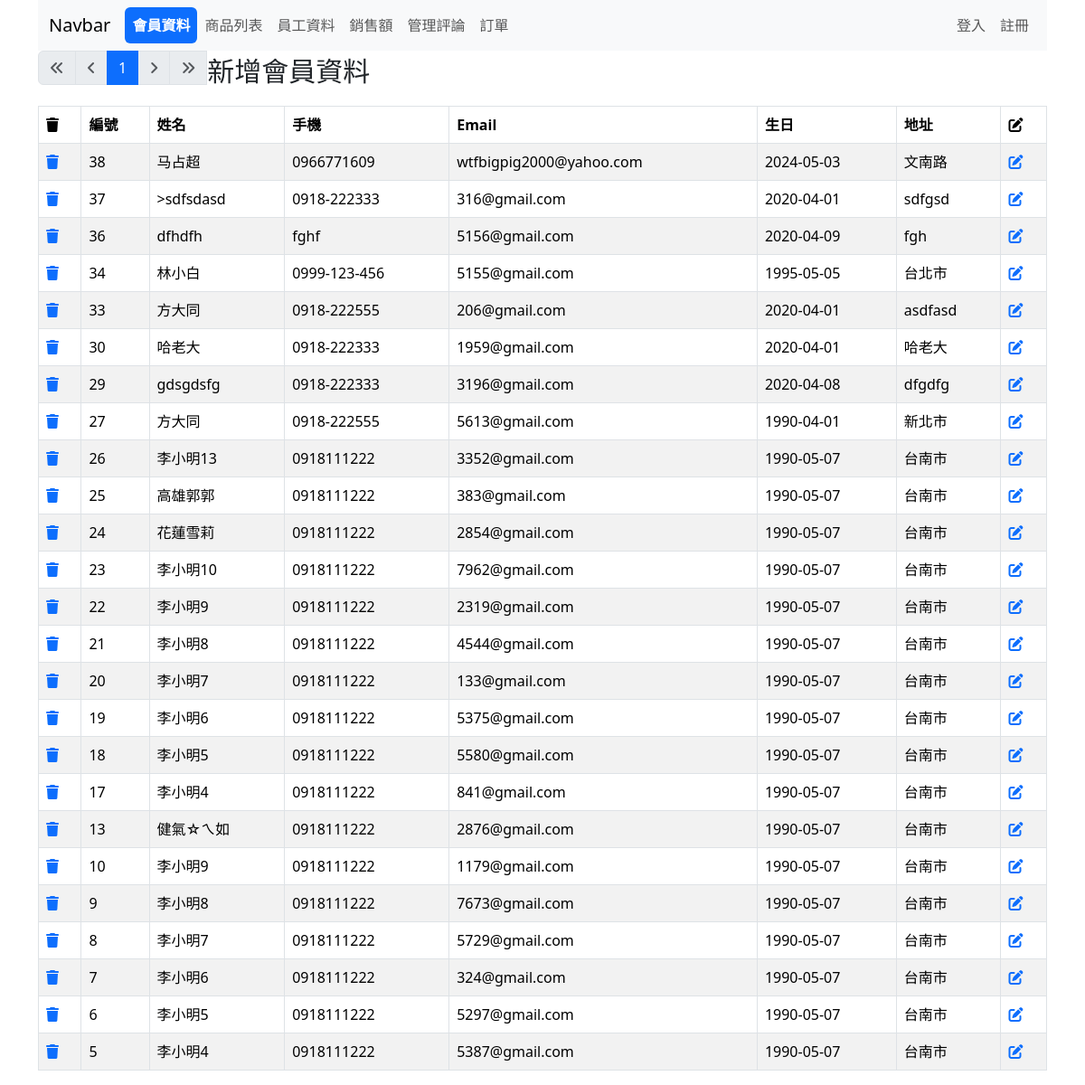
Page /list.php on the committed database.
### tables this page shows
CREATE TABLE `address_book` (
  `sid` int NOT NULL AUTO_INCREMENT,
  `name` varchar(255) NOT NULL,
  `email` varchar(255) NOT NULL,
  `mobile` varchar(255) NOT NULL,
  `birthday` date DEFAULT NULL,
  `address` varchar(255) NOT NULL,
  `created_at` datetime NOT NULL,
  PRIMARY KEY (`sid`)
);

### list.php (the view, shortened to what this page needs)
<?php
require __DIR__ . '/config/pdo-connect.php';
$pageName = 'ab_list';
$t_sql = "SELECT COUNT(1) FROM address_book";
$perPage = 25;
$page = isset($_GET['page']) ? intval($_GET['page']) : 1;
$totalRows = $pdo->query($t_sql)->fetch(PDO::FETCH_NUM)[0];
$totalPages = 0;
$rows = [];
if ($totalRows > 0) {
  $totalPages = ceil($totalRows / $perPage);
  $sql = sprintf(
    "SELECT * FROM address_book ORDER BY sid DESC LIMIT %s, %s",
    ($page - 1) * $perPage,
    $perPage
  );
  $rows = $pdo->query($sql)->fetchAll();
}
?>
<?php include __DIR__ . '/parts/html-head.php' ?>
<?php include __DIR__ . '/parts/navbar.php' ?>
<div class="container">
  <div class="row">
    <div class="col">
      <nav aria-label="Page navigation example">
        <ul class="pagination">
          <li class="page-item <?= $page == 1 ? 'disabled' : '' ?>">
            <a class="page-link" href="?page=1">
              <i class="fa-solid fa-angles-left"></i>
            </a>
          </li>
          <li class="page-item <?= $page == 1 ? 'disabled' : '' ?>">
            <a class="page-link" href="?page=<?= $page - 1 ?>">
              <i class="fa-solid fa-angle-left"></i>
            </a>
          </li>
          <?php for ($i = $page - 5; $i <= $page + 5; $i++) :
            if ($i >= 1 and $i <= $totalPages) :
          ?>
              <li class="page-item <?= $page == $i ? 'active' : '' ?>">
                <a class="page-link" href="?page=<?= $i ?>"><?= $i ?></a>
              </li>
          <?php endif;
          endfor; ?>
          <li class="page-item <?= $page == $totalPages ? 'disabled' : '' ?>">
            <a class="page-link" href="?page=<?= $page + 1 ?>">
              <i class="fa-solid fa-angle-right"></i>
            </a>
          </li>
          <li class="page-item <?= $page == $totalPages ? 'disabled' : '' ?>">
            <a class="page-link" href="?page=<?= $totalPages ?>">
              <i class="fa-solid fa-angles-right"></i>
            </a>
          </li>
          <a class="nav-link aclass<?= $pageName === 'ab_add' ? 'active' : '' ?>" href="add.php">新增會員資料</a>
        </ul>
      </nav>
    </div>
  </div>
  <div class="row">
    <div class="col">
      <table class="table table-bordered table-striped">
        <thead>
          <tr>
            <th><i class="fa-solid fa-trash"></i></th>
            <th>編號</th>
            <th>姓名</th>
            <th>手機</th>
            <th>Email</th>
            <th>生日</th>
            <th>地址</th>
            <th><i class="fa-solid fa-pen-to-square"></i></th>
          </tr>
        </thead>
        <tbody>
          <?php foreach ($rows as $r) : ?>
            <tr>
              <td>
                <a href="javascript: deleteOne(<?= $r['sid'] ?>)">
                  <i class="fa-solid fa-trash"></i>
                </a>
              </td>
              <td><?= $r['sid'] ?></td>
              <td><?= $r['name'] ?></td>
              <td><?= $r['mobile'] ?></td>
              <td><?= $r['email'] ?></td>
              <td><?= $r['birthday'] ?></td>
              <td><?= htmlentities($r['address']) ?></td>
              <td>
                <a href="edit.php?sid=<?= $r['sid'] ?>">
                  <i class="fa-solid fa-pen-to-square"></i>
                </a>
              </td>
            </tr>
          <?php endforeach ?>
        </tbody>
      </table>
    </div>
  </div>
</div>
<?php include __DIR__ . '/parts/html-foot.php' ?>

### list.php (style rules this page uses)
.aclass { font-size:30px }

### rows in the picture
address_book: sid "38", name "马占超", mobile "0966771609", email "wtfbigpig2000@yahoo.com", birthday "2024-05-03", address "文南路"
address_book: sid "37", name ">sdfsdasd", mobile "0918-222333", email "316@gmail.com", birthday "2020-04-01", address "sdfgsd"
address_book: sid "36", name "dfhdfh", mobile "fghf", email "5156@gmail.com", birthday "2020-04-09", address "fgh"
address_book: sid "34", name "林小白", mobile "0999-123-456", email "5155@gmail.com", birthday "1995-05-05", address "台北市"
address_book: sid "33", name "方大同", mobile "0918-222555", email "206@gmail.com", birthday "2020-04-01", address "asdfasd"
address_book: sid "30", name "哈老大", mobile "0918-222333", email "1959@gmail.com", birthday "2020-04-01", address "哈老大"
address_book: sid "29", name "gdsgdsfg", mobile "0918-222333", email "3196@gmail.com", birthday "2020-04-08", address "dfgdfg"
address_book: sid "27", name "方大同", mobile "0918-222555", email "5613@gmail.com", birthday "1990-04-01", address "新北市"
address_book: sid "26", name "李小明13", mobile "0918111222", email "3352@gmail.com", birthday "1990-05-07", address "台南市"
address_book: sid "25", name "高雄郭郭", mobile "0918111222", email "383@gmail.com", birthday "1990-05-07", address "台南市"
address_book: sid "24", name "花蓮雪莉", mobile "0918111222", email "2854@gmail.com", birthday "1990-05-07", address "台南市"
address_book: sid "23", name "李小明10", mobile "0918111222", email "7962@gmail.com", birthday "1990-05-07", address "台南市"
address_book: sid "22", name "李小明9", mobile "0918111222", email "2319@gmail.com", birthday "1990-05-07", address "台南市"
address_book: sid "21", name "李小明8", mobile "0918111222", email "4544@gmail.com", birthday "1990-05-07", address "台南市"
address_book: sid "20", name "李小明7", mobile "0918111222", email "133@gmail.com", birthday "1990-05-07", address "台南市"
address_book: sid "19", name "李小明6", mobile "0918111222", email "5375@gmail.com", birthday "1990-05-07", address "台南市"
address_book: sid "18", name "李小明5", mobile "0918111222", email "5580@gmail.com", birthday "1990-05-07", address "台南市"
address_book: sid "17", name "李小明4", mobile "0918111222", email "841@gmail.com", birthday "1990-05-07", address "台南市"
address_book: sid "13", name "健氣☆ㄟ如", mobile "0918111222", email "2876@gmail.com", birthday "1990-05-07", address "台南市"
address_book: sid "10", name "李小明9", mobile "0918111222", email "1179@gmail.com", birthday "1990-05-07", address "台南市"
address_book: sid "9", name "李小明8", mobile "0918111222", email "7673@gmail.com", birthday "1990-05-07", address "台南市"
address_book: sid "8", name "李小明7", mobile "0918111222", email "5729@gmail.com", birthday "1990-05-07", address "台南市"
address_book: sid "7", name "李小明6", mobile "0918111222", email "324@gmail.com", birthday "1990-05-07", address "台南市"
address_book: sid "6", name "李小明5", mobile "0918111222", email "5297@gmail.com", birthday "1990-05-07", address "台南市"
address_book: sid "5", name "李小明4", mobile "0918111222", email "5387@gmail.com", birthday "1990-05-07", address "台南市"
